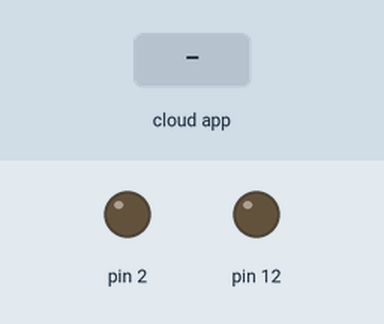
The sketch below on a simulated Arduino Uno, built with avr-gcc and run on an emulated ATmega328P. On the bench: output pins drawn as LEDs (lit = HIGH). The test bench sets the inputs (shaded band). The ROS host is connected and sends only what is stated.

Above: at 1.2 s.
1.3 s: the phone or cloud app sets linear.x to 100
At 1.8 s:
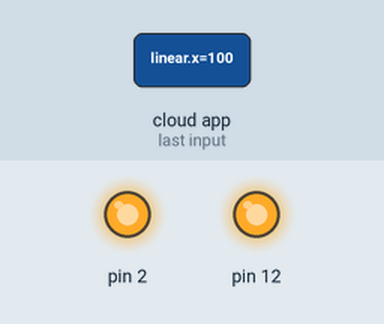
2.8 s: the phone or cloud app sets linear.x to -100
At 4.0 s:
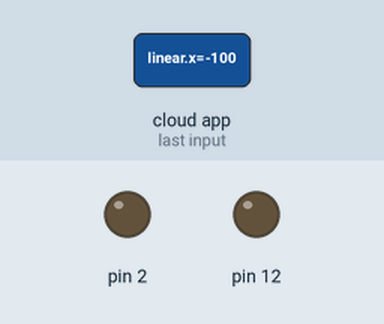
4.3 s: the phone or cloud app sets angular.z to -100
At 5.3 s:
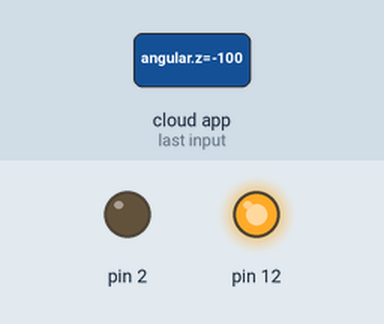
5.8 s: the phone or cloud app sets angular.z to 100
At 6.4 s:
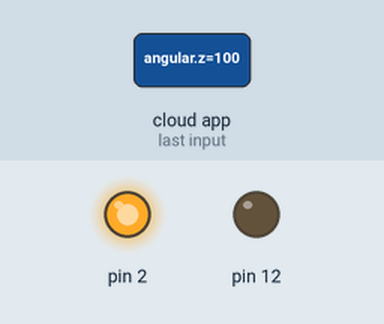
7.3 s: the phone or cloud app sets angular.z to 0
At 7.6 s:
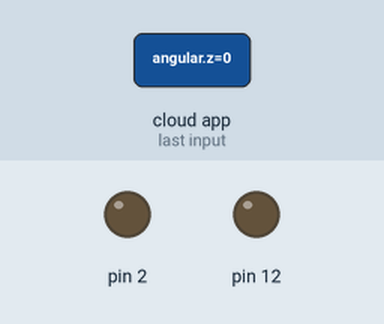
Timing chart, 0 to 9.8 s (numbered marks = the images above; inputs shaded):
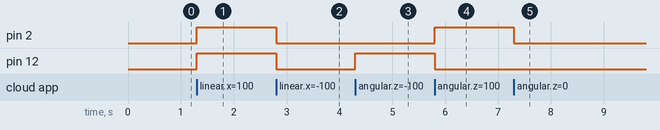

Measured:
- after the input at 1.3 s, pin 2, pin 12: LOW → HIGH at once
- after the input at 2.8 s, pin 2, pin 12: HIGH → LOW at once
- after the input at 4.3 s, pin 12: LOW → HIGH at once
- after the input at 5.8 s, pin 2: LOW → HIGH at once; pin 12: HIGH → LOW at once
- after the input at 7.3 s, pin 2: HIGH → LOW at once

The sketch:

logitech_teleop.ino
```cpp
#include <ros.h>
#include <geometry_msgs/Twist.h>

ros::NodeHandle nh;

void messageCb(const geometry_msgs::Twist &joy_msg)
{
  if (joy_msg.linear.x > 0.0)
  {
    digitalWrite(2, HIGH);
    digitalWrite(12, HIGH);
  }
  else if (joy_msg.angular.z > 0.0)
  {
    digitalWrite(2, HIGH);
    digitalWrite(12, LOW);
  }
  else if (joy_msg.angular.z < 0.0)
  {
    digitalWrite(2, LOW);
    digitalWrite(12, HIGH);
  }
  else
  {
    digitalWrite(2, LOW);
    digitalWrite(12, LOW);
  }
}

ros::Subscriber<geometry_msgs::Twist> sub("/cmd_vel", &messageCb);

void setup()
{
  pinMode(2, OUTPUT);
  pinMode(12, OUTPUT);
  nh.initNode();
  nh.subscribe(sub);
}

void loop()
{
  nh.spinOnce();
  delay(1);
}
```
